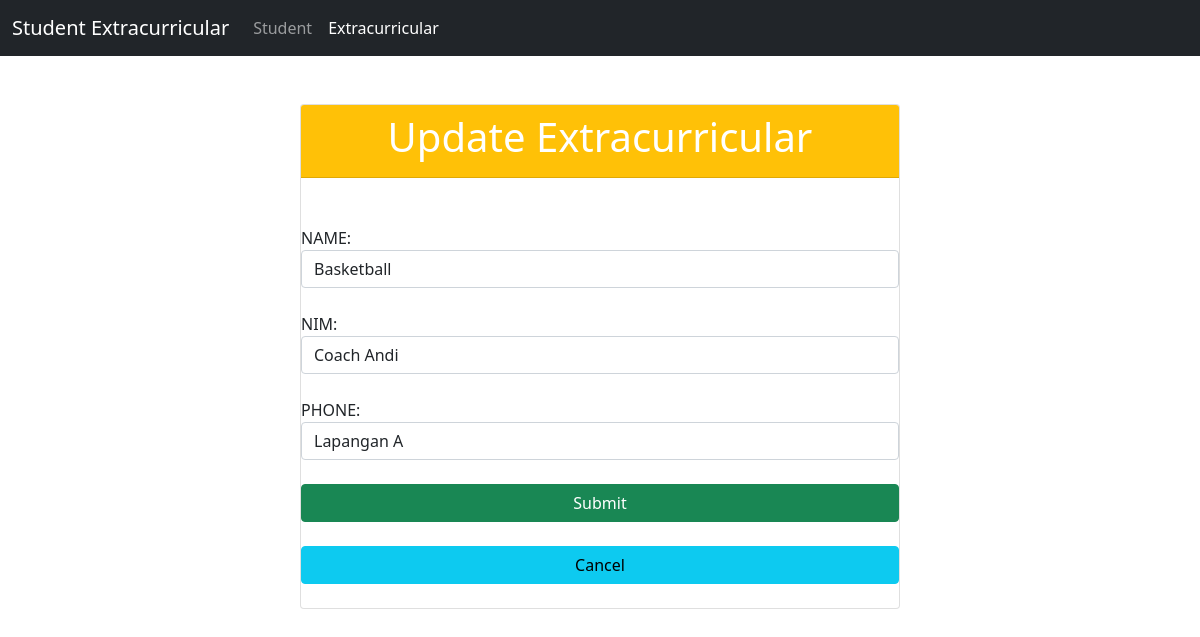
Screenshot of /project/index.php?page=extracurricular&id_edit=1 with the database file from the repository.
### tables this page shows
CREATE TABLE `extracurricular` (
  `id` int(11) NOT NULL,
  `name` varchar(100) NOT NULL,
  `coach` varchar(100) DEFAULT NULL,
  `location` varchar(100) DEFAULT NULL
);

### project/models/DB.class.php (called while the page is built, shortened)
<?php
class DB
{
    var $db_host = "";
    var $db_user = "";
    var $db_pass = "";
    var $db_name = "";
    var $db_link = "";
    function __construct($db_host, $db_user, $db_pass, $db_name)
    {
        $this->db_host = $db_host;
        $this->db_user = $db_user;
        $this->db_pass = $db_pass;
        $this->db_name = $db_name;
    }
    function open()
    {
        $this->db_link = mysqli_connect($this->db_host, $this->db_user, $this->db_pass, $this->db_name);
    }
    function execute($query)
    {
        $this->result = mysqli_query($this->db_link, $query);
        return $this->result;
    }
}

### project/models/Extracurricular.class.php (called while the page is built, shortened)
<?php
class Extracurricular extends DB
{
    function find($id)
    {
        $query = "SELECT * FROM extracurricular WHERE id = '$id'";
        return $this->execute($query);
    }
}

### project/controllers/Extracurricular.controller.php (called while the page is built, shortened)
<?php
include_once("models/Extracurricular.class.php");
class ExtracurricularController
{
    private $extracurricular;
    function __construct()
    {
        $this->extracurricular = new Extracurricular(Conf::$db_host, Conf::$db_user, Conf::$db_pass, Conf::$db_name);
    }
    public function edit($id)
    {
        $this->extracurricular->open();
        $this->extracurricular->find($id);
    }
}

### project/views/Template.class.php (the view, shortened to what this page needs)
<?php
class Template
{
    var $content = '';
    function __construct($filename = '')
    {
        $this->content = implode('', @file($filename));
    }
    function clear()
    {
        $this->content = preg_replace("/DATA_[A-Z|_|0-9]+/", "", $this->content);
    }
    function write()
    {
        print $this->content;
    }
    function replace($old = '', $new = '')
    {
        if (is_int($new)) {
            $value = sprintf("%d", $new);
        } elseif (is_float($new)) {
            $value = sprintf("%f", $new);
        } elseif (is_array($new)) {
            $value = '';
            foreach ($new as $item) {
                $value .= $item . ' ';
            }
        } else {
            $value = $new;
        }
        $this->content = preg_replace("/$old/", $value, $this->content);
    }
}

### rows the page displays
extracurricular: name "Basketball", coach "Coach Andi", location "Lapangan A"
